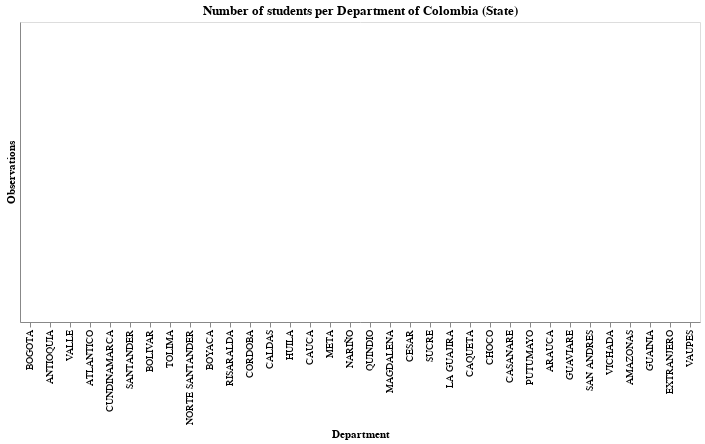

The notebook cell saved with this chart:
### Markdown cell above
## Answering questions:
### 1. how the Colombian student population is distributed around the country?
#### - - - Distribution by bar charts - - -

### Code cell
# Department of residence (Colombia states)
source = df_eng.groupby('your_dept_resides').count()[['your_consecutive']].reset_index().rename(columns={'your_consecutive':'obs'})
print("\nNumber of Departments (States) in Colombia:", len(source), "\n")

alt.Chart(source).mark_bar().encode(
    alt.X('your_dept_resides', sort='-y', title="Department"),
    alt.Y('obs', title="Observations", scale=alt.Scale(type='log')),
    alt.Color('your_dept_resides', legend=None, sort='-y', 
              scale=alt.Scale(scheme='yellowgreenblue', reverse=True)),
    tooltip=['your_dept_resides', 'obs']
).properties(
    title = "Number of students per Department of Colombia (State)"
)

### Figure 1 — Vega-Lite specification as saved in the notebook (floating-point values rounded to 4 significant figures)
{"$schema": "https://vega.github.io/schema/vega-lite/v4.8.1.json", "config": {"view": {"continuousHeight": 300, "continuousWidth": 400}}, "data": {"name": "data-0e8695da26f17b3c412e16aba3075bc3"}, "datasets": {"data-0e8695da26f17b3c412e16aba3075bc3": [{"obs": 32, "your_dept_resides": "AMAZONAS"}, {"obs": 24266, "your_dept_resides": "ANTIOQUIA"}, {"obs": 256, "your_dept_resides": "ARAUCA"}, {"obs": 14004, "your_dept_resides": "ATLANTICO"}, {"obs": 63529, "your_dept_resides": "BOGOTA"}, {"obs": 6705, "your_dept_resides": "BOLIVAR"}, {"obs": 5244, "your_dept_resides": "BOYACA"}, {"obs": 4352, "your_dept_resides": "CALDAS"}, {"obs": 1064, "your_dept_resides": "CAQUETA"}, {"obs": 840, "your_dept_resides": "CASANARE"}, {"obs": 3828, "your_dept_resides": "CAUCA"}, {"obs": 2679, "your_dept_resides": "CESAR"}, {"obs": 1010, "your_dept_resides": "CHOCO"}, {"obs": 4414, "your_dept_resides": "CORDOBA"}, {"obs": 12776, "your_dept_resides": "CUNDINAMARCA"}, {"obs": 19, "your_dept_resides": "EXTRANJERO"}, {"obs": 25, "your_dept_resides": "GUAINIA"}, {"obs": 165, "your_dept_resides": "GUAVIARE"}, {"obs": 3937, "your_dept_resides": "HUILA"}, {"obs": 1669, "your_dept_resides": "LA GUAJIRA"}, {"obs": 2905, "your_dept_resides": "MAGDALENA"}, {"obs": 3777, "your_dept_resides": "META"}, {"obs": 3630, "your_dept_resides": "NARIÑO"}, {"obs": 5926, "your_dept_resides": "NORTE SANTANDER"}, {"obs": 450, "your_dept_resides": "PUTUMAYO"}, {"obs": 3367, "your_dept_resides": "QUINDIO"}, {"obs": 4819, "your_dept_resides": "RISARALDA"}, {"obs": 125, "your_dept_resides": "SAN ANDRES"}, {"obs": 10124, "your_dept_resides": "SANTANDER"}, {"obs": 2633, "your_dept_resides": "SUCRE"}, {"obs": 6134, "your_dept_resides": "TOLIMA"}, {"obs": 16891, "your_dept_resides": "VALLE"}, {"obs": 11, "your_dept_resides": "VAUPES"}, {"obs": 39, "your_dept_resides": "VICHADA"}]}, "encoding": {"color": {"field": "your_dept_resides", "legend": null, "scale": {"reverse": true, "scheme": "yellowgreenblue"}, "sort": "-y", "type": "nominal"}, "tooltip": [{"field": "your_dept_resides", "type": "nominal"}, {"field": "obs", "type": "quantitative"}], "x": {"field": "your_dept_resides", "sort": "-y", "title": "Department", "type": "nominal"}, "y": {"field": "obs", "scale": {"type": "log"}, "title": "Observations", "type": "quantitative"}}, "mark": "bar", "title": "Number of students per Department of Colombia (State)"}
